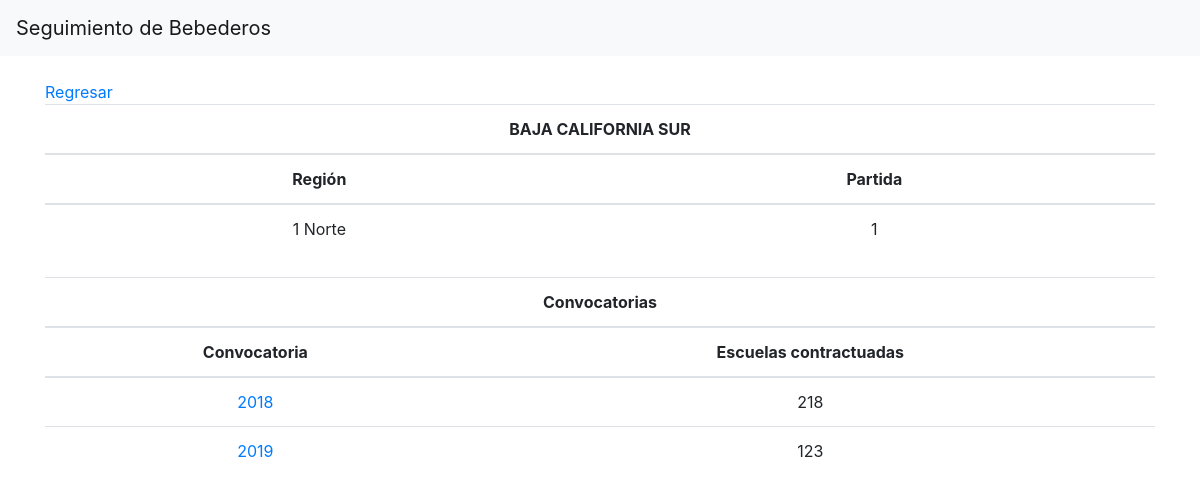
The app's page /entidad/baja-california-sur/ with its own data.
### escuelas/models.py (models this page shows, shortened)
class Entidad(models.Model):
	region = models.ForeignKey(Region, verbose_name="Región", on_delete=models.CASCADE)
	partida = models.IntegerField()
	nombre = models.CharField(max_length=20)
	abreviatura	= models.CharField(max_length=4)
	slug = models.SlugField(max_length=50, blank=True, unique=True)

class Region(models.Model):
	numero = models.IntegerField()
	nombre = models.CharField(max_length=20)
	slug = models.SlugField(max_length=50, blank=True, unique=True)

class EntidadConvocatoria(models.Model):
	entidad = models.ForeignKey(Entidad, on_delete=models.CASCADE)
	convocatoria = models.ForeignKey(Convocatoria, on_delete=models.CASCADE)
	escuelas_contractuadas = models.IntegerField()
	escuelas_registradas = models.IntegerField(default=0)
	escuelas_sustituidas = models.IntegerField(default=0)
	slug = models.SlugField(max_length=50, blank=True, unique=True)

class Convocatoria(models.Model):
	año = models.IntegerField()
	def __str__(self):
		return '{}'.format(self.año)

### escuelas/views.py (the view)
# urls.py: path('entidad/<slug:slug>/', EntidadDetailView.as_view(), name='entidad-detail'),
class EntidadDetailView(DetailView):
	model = Entidad
	def get_context_data(self, **kwargs):
		context = super(EntidadDetailView, self).get_context_data(**kwargs)
		context['entidad_convocatorias'] = EntidadConvocatoria.objects.filter(entidad=self.object)
		return context

### escuelas/templates/escuelas/entidad_detail.html (shortened to what this page needs)
{% extends 'base.html'%}
{%block content%}
	<a href="{%url 'escuelas:region-detail' object.region.slug%}">Regresar</a>
	<div class="table-responsive text-center">
		<table class="table">
			<thead>
				<th colspan="2">{{object.nombre}}</th>
			</thead>
			<thead>
				<th>Región</th>
				<th>Partida</th>
			</thead>
			<tbody>
				<tr>
					<td>{{object.region.numero}} {{object.region.nombre}}</td>
					<td>{{object.partida}}</td>
				</tr>
			</tbody>
		</table>
	</div>
	<div class="table-responsive text-center">
		<table class="table">
			<thead>
				<th colspan="2">Convocatorias</th>
			</thead>
			<thead>
				<th>Convocatoria</th>
				<th>Escuelas contractuadas</th>
			</thead>
			<tbody>
	{%for entidad_convocatoria in entidad_convocatorias%}
				<tr>
					<td><a href="{%url 'escuelas:entidad-convocatoria-detail' entidad_convocatoria.slug%}">{{entidad_convocatoria.convocatoria}}</a></td>
					<td>{{entidad_convocatoria.escuelas_contractuadas}}</td>
				</tr>
	{%empty%}
				<tr>
					<td colspan="3">Lista de regiones vacia</td>
				</tr>
	{%endfor%}
			</tbody>
		</table>
	</div>
{%endblock content%}

### records on screen
Entidad: nombre "BAJA CALIFORNIA SUR", region.numero "1", region.nombre "Norte", partida "1"
EntidadConvocatoria: convocatoria "2018", escuelas_contractuadas "218"
EntidadConvocatoria: convocatoria "2019", escuelas_contractuadas "123"
